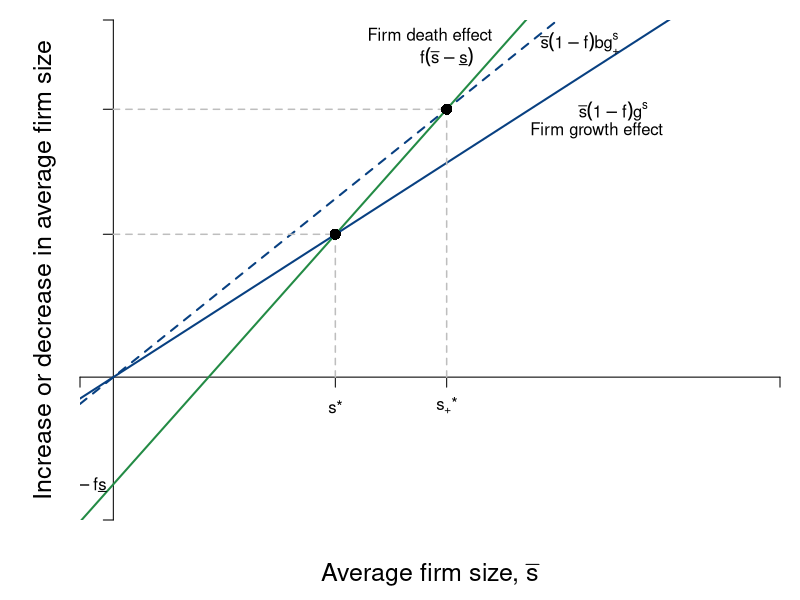

This figure's R source:
#Graph Designer: Simon Halliday + Scott Cohn
#Authors: Bowles and Halliday
#Title: Coordination, Conflict and Competition: A Text in Microeconomics

require(shape)
pdf(file = "firmmarketsupply/firm_size.pdf", width = 9, height = 7)

#Set parameters for graphics
axislabelsize <- 1.5
graphlinewidth <- 2
segmentlinewidth <- 1.5

COL <- c("#7fc97f", "#beaed4", "#fdc086", "#ffff99", "#386cb0", "#f0027f", "#bf5b17", "#666666")
COLA <- c("#99d8c9","#66c2a4","#41ae76", "#238b45", "#005824")
COLB <- c("#4eb3d3", "#2b8cbe", "#0868ac","#084081")

par(mar =  c(4, 4, 1, 1))

A <- function(s2 = 2.1, x, pmin = -6) {
  (pmin + s2*x)
}

B <- function(s1 = 1.2, x) {
  (0 + s1*x)
}  

C <- function(s1 = 1.5, x) {
  (0 + s1*x)
}  


xlims <- c(-1, 20)
ylims <- c(-8, 20)

npts <- 501 
x <- seq(xlims[1], xlims[2], length.out = npts)
y <- seq(ylims[1], ylims[2], length.out = npts) 

plot(0, 0, xlim = xlims, ylim = ylims, type = "n",
     xlab = expression(paste("")),
     ylab = expression(paste("")), 
     xaxt = "n", 
     yaxt = "n", 
     cex.lab = axislabelsize, 
     bty = "n",
     xaxs="i", 
     yaxs="i")

ticksy <- seq(from = -7, to = ylims[2], by = 2)
ylabels <- seq(from = 0, to = ylims[2], by = 2)
ticksx <- seq(from = 0, to = xlims[2], by = 2)
xlabels <- seq(from = 0, to = xlims[2], by = 2)


ticksy <- c(-8, 8, 15, ylims[2])
ylabels <- c(NA, NA, NA, NA)
ticksx <- c(-1, 6.66, 10, xlims[2])
xlabels <- c(NA, expression(paste(s,"*")),expression(paste(s["+"],"*")),NA)



axis(1, at = ticksx, pos = 0, labels = xlabels)
axis(2, at = ticksy, pos = 0, labels = ylabels, las = 1)


npts <- 500 
xx1 <- seq(xlims[1], xlims[2], length.out = npts)

lines(xx1, A(xx1, s2 = 2.1, pmin = -6), col = COLA[4], lwd = graphlinewidth)
lines(xx1, B(xx1, s1 = 1.2), col = COLB[4], lwd = graphlinewidth)
lines(xx1, C(xx1, s1 = 1.5), col = COLB[4], lwd = graphlinewidth, lty=2)

mtext(expression(paste("Average firm size, ", bar(s))), side=1, line = 2.5, cex = axislabelsize)
text(-2, 0.5*ylims[2], expression(paste("")), xpd = TRUE, cex = axislabelsize, srt = 90)
mtext(expression(paste("Increase or decrease in average firm size")), side=2, line = 1, cex = axislabelsize)



segments(0, 8, 6.66, lty = 2, col = "gray" , lwd = segmentlinewidth)
segments(6.66, 0, 6.66, 8, lty = 2, col = "gray" , lwd = segmentlinewidth)
points(6.66, 8, pch = 16, col = "black", cex = 1.5)

segments(0, 15, 10, lty = 2, col = "gray" , lwd = segmentlinewidth)
segments(10, 0, 10, 15, lty = 2, col = "gray" , lwd = segmentlinewidth)

points(10, 15, pch = 16, col = "black", cex = 1.5)
text(-0.65, -6, expression(-f*underline(s)) )

#Label the figures
text(10, A(x=11.4), expression(f(bar(s) - underline(s))))
text(15, B(x=12.4), expression(bar(s)(1 - f)*g^s))
text(14, C(x=12) + 0.7, expression(paste(bar(s)(1 - f)*b, g["+"]^s)))
text(9.5, A(x=12), expression(paste("Firm death effect")))
text(14.5, B(x=11.5), expression(paste("Firm growth effect")))

dev.off()
